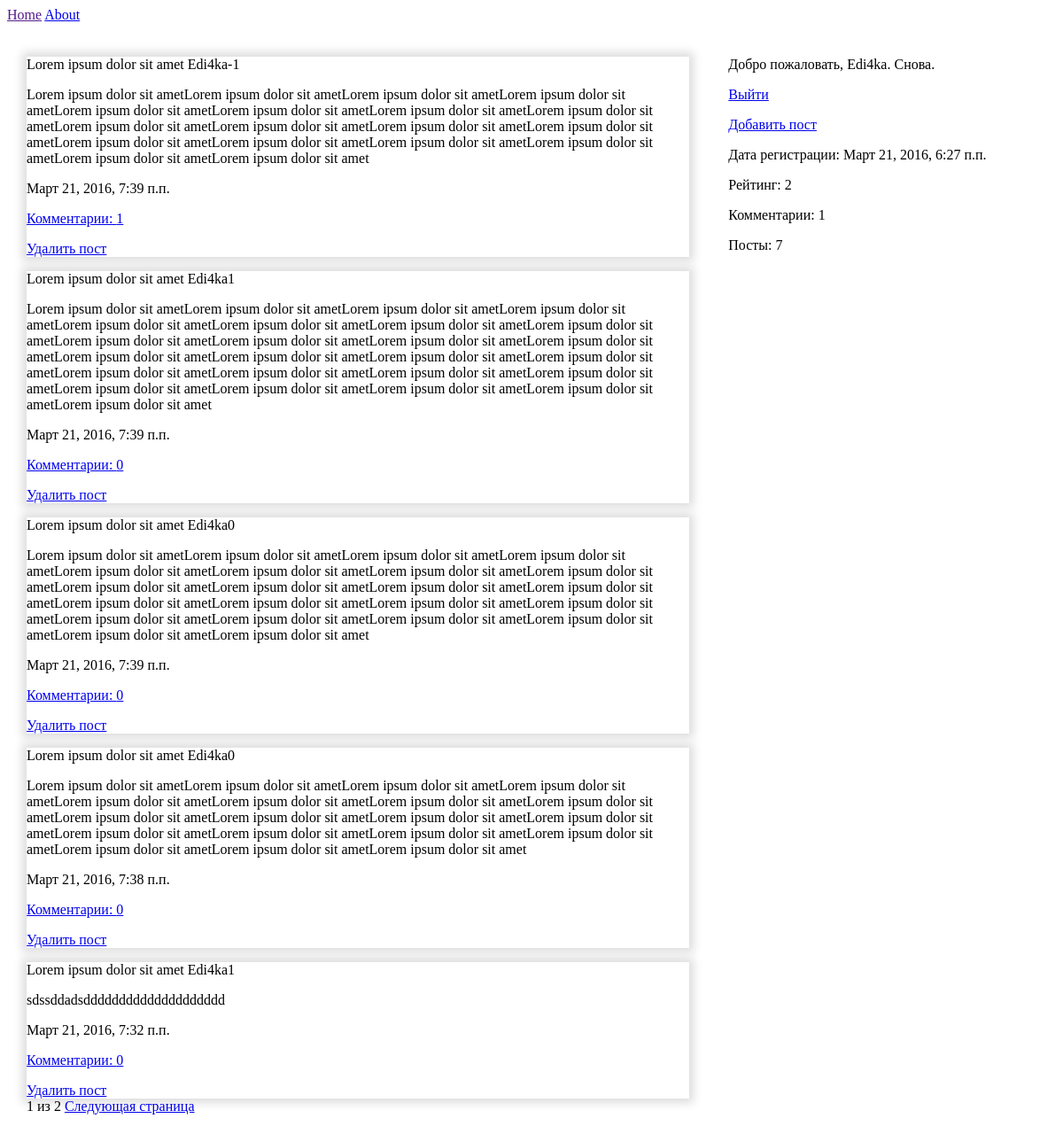
Page / (signed in) on the earlier database version.
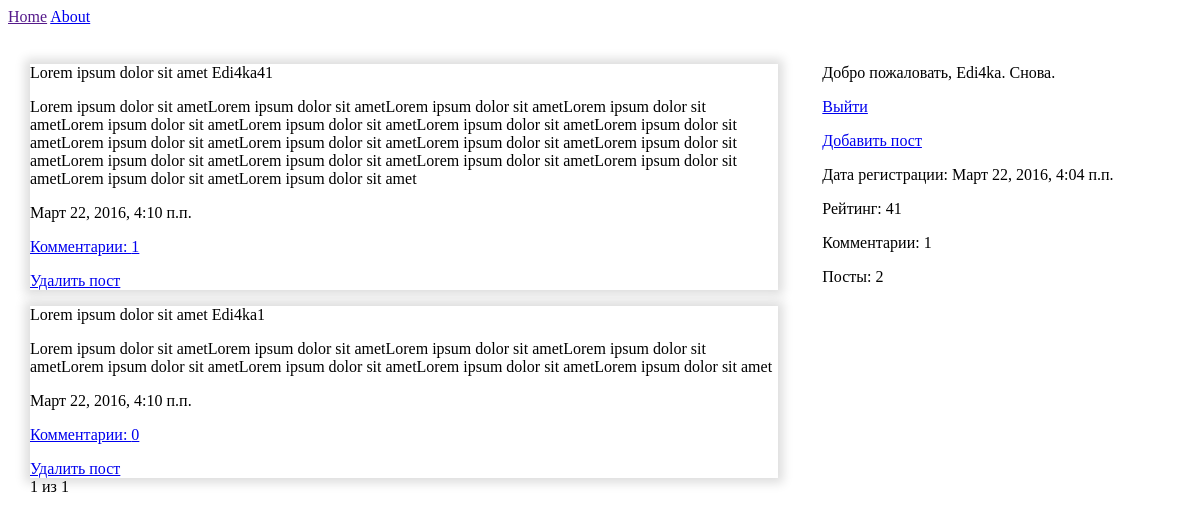
Same page on the later database version.
### blog/models.py (models this page shows, shortened)
class NewUser(AbstractBaseUser,  PermissionsMixin):
    username = models.CharField(max_length=25, unique=True)
    password1 = models.CharField(max_length=25)
    password2 = models.CharField(max_length=25)
    rating = models.IntegerField(default=0)
    date_birth = models.DateField(blank=True, null=True)
    email = models.CharField(max_length=255)
    registration_date = models.DateTimeField(auto_now_add=True)
    is_staff = models.BooleanField(default=False)
    is_active = models.BooleanField(default=False)
    object = UserManager()
    USERNAME_FIELD = 'username'
    REQUIRED_FIELDS = ['email']

class Post(models.Model):
    title = models.CharField(max_length=200)
    text = models.TextField()
    author = models.ForeignKey('blog.NewUser')
    time_published = models.DateTimeField(auto_now_add=True)
    time_edited = models.DateTimeField(blank=True, null=True)
    rating = models.IntegerField(default=0)
    approved = models.BooleanField(default=False)
    tags = models.SlugField()

### blog/views.py (the view)
# urls.py: url(r'^$', views.main_page, name='main_page'),
def main_page(request):
    author = request.user
    posts = Post.objects.filter(time_published__lte=timezone.now()).order_by('time_published').reverse()
    paginated = Paginator(posts, 5)
    page = request.GET.get('page')
    try:
        post_list = paginated.page(page)
    except PageNotAnInteger:
        post_list = paginated.page(1)
    except EmptyPage:
        post_list = paginated.page(paginated.num_pages)
    user_rating = sum([x.rating for x in Post.objects.filter(author=author)] +
                      [x.rating for x in Comment.objects.filter(author=author)])
    user_comments = Comment.objects.filter(author=author).count()
    user_posts = Post.objects.filter(author=author).count()
    user_birth = author.registration_date
    return render(request, 'blog/main_page.html', {'post_list': post_list,
                                                   'author' : author,
                                                   'user_rating': user_rating,
                                                   'user_comments': user_comments,
                                                   'user_posts': user_posts,
                                                   'user_birth': user_birth,
                                                   })

### templates/blog/main_page.html (shortened to what this page needs)
{% extends 'blog/main_page_carcass.html' %}
{%block content%}
{% for post in post_list %}
    <div class="box_shadow">
    <p>{{ post.title }} {{ post.author }}{{ post.rating }}</p>
    <p>{{ post.text }}</p>
    <p>{{ post.time_published }}</p>
    <p><a href="/blog/{{ post.id }}/">Комментарии: {{ post.comment_set.count }}</a></p>
    {% if author == post.author %}
    <a href="{% url 'delete_post' post_id=post.pk %}">Удалить пост</a>
    {% endif %}
    </div>
    {% endfor %}
    {{ post_list.number }} из {{ post_list.paginator.num_pages }}
    {% if post_list.has_next %}
        <a href="?page={{ post_list.next_page_number }}">Следующая страница</a>
    {% endif %}
{% endblock %}
{% block user_info %}
    <p>Дата регистрации: {{ user_birth }}</p>
    <p>Рейтинг: {{ user_rating }}</p>
    <p>Комментарии: {{ user_comments }}</p>
    <p>Посты: {{ user_posts }}</p>
{% endblock %}

### templates/blog/main_page_carcass.html
{% load staticfiles %}
<link rel="stylesheet" type="text/css" href="{% static 'css/blog.css' %}" />
<html lang="en">
<head>
<a href="">Home</a> <a href="/blog/main_info/">About</a>
</head>
<body>
<div class="container">
        <aside>
        {% if user.is_authenticated %}
            <p> Добро пожаловать, {{ user.username }}. Снова.</p>
            <p> <a href="/blog/logout">Выйти</a> </p>
            {% if user.is_superuser %}
                <p><a href="/blog/add_post">Добавить пост</a> </p>
                {% endif %}
            {% else %}
                <a href="/blog/registration"><p>Регистрация</p></a>
                <a href="/blog/login"><p>Войти</p></a>
            {% endif %}
        {% block user_info %}{% endblock %}
        </aside>
        <section>{% block content %}{% endblock %}</section>
</div>
</body>
</html>

Differences in the rows shown:
removed Post: title "Lorem ipsum dolor sit amet", author "Edi4ka", rating "-1", text "Lorem ipsum dolor sit ametLorem ipsum dolor sit ametLorem ipsum dolor sit ametLorem ipsum dolor sit ametLorem ipsum dolor sit ametLorem ipsum dolor sit ametLorem ipsum dolor sit ametLorem ipsum dolor sit ametLorem ipsum dolor sit ametLorem ipsum dolor sit ametLorem ipsum dolor sit ametLorem ipsum dolor sit ametLorem ipsum dolor sit ametLorem ipsum dolor sit ametLorem ipsum dolor sit ametLorem ipsum dolor sit ametLorem ipsum dolor sit ametLorem ipsum dolor sit amet", time_published "Март 21, 2016, 7:39 п.п.", comment_set.count "1", shows "Удалить пост"
removed Post: title "Lorem ipsum dolor sit amet", author "Edi4ka", rating "1", text "Lorem ipsum dolor sit ametLorem ipsum dolor sit ametLorem ipsum dolor sit ametLorem ipsum dolor sit ametLorem ipsum dolor sit ametLorem ipsum dolor sit ametLorem ipsum dolor sit ametLorem ipsum dolor sit ametLorem ipsum dolor sit ametLorem ipsum dolor sit ametLorem ipsum dolor sit ametLorem ipsum dolor sit ametLorem ipsum dolor sit ametLorem ipsum dolor sit ametLorem ipsum dolor sit ametLorem ipsum dolor sit ametLorem ipsum dolor sit ametLorem ipsum dolor sit ametLorem ipsum dolor sit ametLorem ipsum dolor sit ametLorem ipsum dolor sit ametLorem ipsum dolor sit ametLorem ipsum dolor sit ametLorem ipsum dolor sit ametLorem ipsum dolor sit amet", time_published "Март 21, 2016, 7:39 п.п.", comment_set.count "0", shows "Удалить пост"
removed Post: title "Lorem ipsum dolor sit amet", author "Edi4ka", rating "0", text "Lorem ipsum dolor sit ametLorem ipsum dolor sit ametLorem ipsum dolor sit ametLorem ipsum dolor sit ametLorem ipsum dolor sit ametLorem ipsum dolor sit ametLorem ipsum dolor sit ametLorem ipsum dolor sit ametLorem ipsum dolor sit ametLorem ipsum dolor sit ametLorem ipsum dolor sit ametLorem ipsum dolor sit ametLorem ipsum dolor sit ametLorem ipsum dolor sit ametLorem ipsum dolor sit ametLorem ipsum dolor sit ametLorem ipsum dolor sit ametLorem ipsum dolor sit ametLorem ipsum dolor sit ametLorem ipsum dolor sit ametLorem ipsum dolor sit ametLorem ipsum dolor sit amet", time_published "Март 21, 2016, 7:39 п.п.", comment_set.count "0", shows "Удалить пост"
removed Post: title "Lorem ipsum dolor sit amet", author "Edi4ka", rating "0", text "Lorem ipsum dolor sit ametLorem ipsum dolor sit ametLorem ipsum dolor sit ametLorem ipsum dolor sit ametLorem ipsum dolor sit ametLorem ipsum dolor sit ametLorem ipsum dolor sit ametLorem ipsum dolor sit ametLorem ipsum dolor sit ametLorem ipsum dolor sit ametLorem ipsum dolor sit ametLorem ipsum dolor sit ametLorem ipsum dolor sit ametLorem ipsum dolor sit ametLorem ipsum dolor sit ametLorem ipsum dolor sit ametLorem ipsum dolor sit ametLorem ipsum dolor sit ametLorem ipsum dolor sit amet", time_published "Март 21, 2016, 7:38 п.п.", comment_set.count "0", shows "Удалить пост"
removed Post: title "Lorem ipsum dolor sit amet", author "Edi4ka", rating "1", text "sdssddadsdddddddddddddddddddd", time_published "Март 21, 2016, 7:32 п.п.", comment_set.count "0", shows "Удалить пост"
changed NewUser "Edi4ka": registration_date "Март 21, 2016, 6:27 п.п." → "Март 22, 2016, 4:04 п.п."
now on this page (row edited): Post: title "Lorem ipsum dolor sit amet", author "Edi4ka", rating "41", text "Lorem ipsum dolor sit ametLorem ipsum dolor sit ametLorem ipsum dolor sit ametLorem ipsum dolor sit ametLorem ipsum dolor sit ametLorem ipsum dolor sit ametLorem ipsum dolor sit ametLorem ipsum dolor sit ametLorem ipsum dolor sit ametLorem ipsum dolor sit ametLorem ipsum dolor sit ametLorem ipsum dolor sit ametLorem ipsum dolor sit ametLorem ipsum dolor sit ametLorem ipsum dolor sit ametLorem ipsum dolor sit ametLorem ipsum dolor sit ametLorem ipsum dolor sit amet", time_published "Март 22, 2016, 4:10 п.п.", comment_set.count "1", shows "Удалить пост"
now on this page (row edited): Post: title "Lorem ipsum dolor sit amet", author "Edi4ka", rating "1", text "Lorem ipsum dolor sit ametLorem ipsum dolor sit ametLorem ipsum dolor sit ametLorem ipsum dolor sit ametLorem ipsum dolor sit ametLorem ipsum dolor sit ametLorem ipsum dolor sit ametLorem ipsum dolor sit amet", time_published "Март 22, 2016, 4:10 п.п.", comment_set.count "0", shows "Удалить пост"
Other differences:
{{ user_rating }}: "2" → "41"
{{ user_posts }}: "7" → "2"
{{ post_list.paginator.num_pages }}: "2" → "1"
text no longer shown: "Следующая страница"
